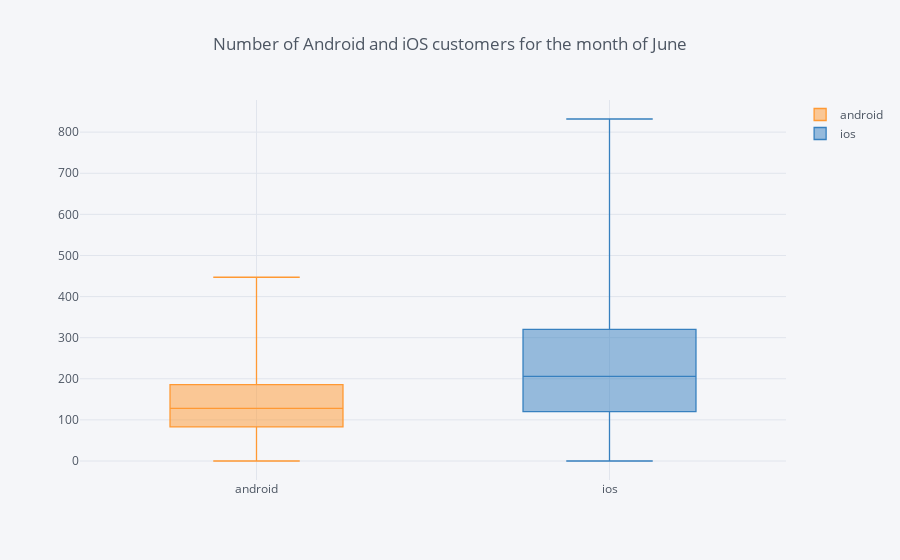

Write notebook code for a chart like this one.
### Code cell
device = sg_chip06[['android', 'ios']]
device = device[(np.abs(stats.zscore(device)) < 3).all(axis=1)] #used to reduce outliers and keep all values within 3 std
device.iplot(kind='box', title='Number of Android and iOS customers for the month of June')

### Figure 1 — Plotly figure (JSON) as saved in the notebook; plotly's stock layout.template omitted (floating-point values rounded to 4 significant figures; data arrays with more than 128 entries replaced by an {"elided": "..."} marker saying what was removed)
{"data": [{"boxpoints": false, "line": {"width": 1.3}, "marker": {"color": "rgba(255, 153, 51, 1.0)"}, "name": "android", "orientation": "v", "type": "box", "uid": "63bb3c78-9a57-4298-9ff0-7561d297b7e8", "y": {"elided": "2287 int values"}}, {"boxpoints": false, "line": {"width": 1.3}, "marker": {"color": "rgba(55, 128, 191, 1.0)"}, "name": "ios", "orientation": "v", "type": "box", "uid": "240ddf12-4096-4b9a-aa52-39391f7b504d", "y": {"elided": "2287 int values"}}], "layout": {"autosize": true, "legend": {"bgcolor": "#F5F6F9", "font": {"color": "#4D5663"}}, "paper_bgcolor": "#F5F6F9", "plot_bgcolor": "#F5F6F9", "title": {"font": {"color": "#4D5663"}, "text": "Number of Android and iOS customers for the month of June"}, "xaxis": {"autorange": true, "gridcolor": "#E1E5ED", "range": [-0.5, 1.5], "showgrid": true, "tickfont": {"color": "#4D5663"}, "title": {"font": {"color": "#4D5663"}, "text": ""}, "type": "category", "zerolinecolor": "#E1E5ED"}, "yaxis": {"autorange": true, "gridcolor": "#E1E5ED", "range": [-46.22, 878.2], "showgrid": true, "tickfont": {"color": "#4D5663"}, "title": {"font": {"color": "#4D5663"}, "text": ""}, "type": "linear", "zerolinecolor": "#E1E5ED"}}}
